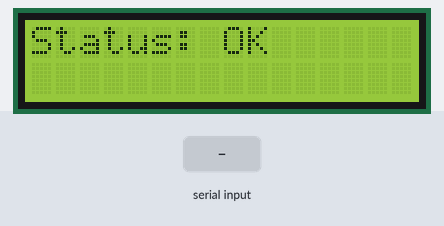
Simulated run of this sketch. Board: Arduino Uno, built with avr-gcc and run on an emulated ATmega328P. Parts: 16×2 character LCD. Inputs (shaded band) come from the test bench. What the sketch prints to the serial monitor is not drawn.

Above: at 1.2 s.
1.3 s: "1" received over Serial
At 2.4 s:
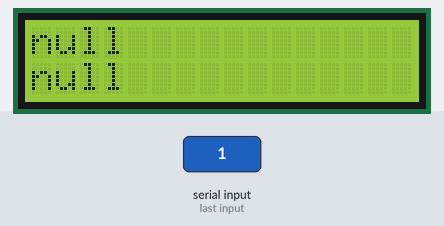
Timing chart, 0 to 4.3 s (numbered marks = the images above; inputs shaded):
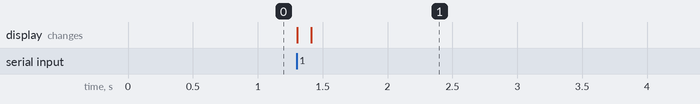

Measured:
- after the input at 1.3 s, the display: first changes at once (image 1 shows a later state)

The sketch:

arduino.ino
```cpp
#include <ArduinoJson.h>
#include <LiquidCrystal_I2C.h>

#define BYTES_LENGTH 60

StaticJsonDocument<BYTES_LENGTH> doc;
LiquidCrystal_I2C lcd(0x27, 16, 2);

void setup() {
  lcd.init();
  lcd.backlight();
  Serial.begin(9600);

  // initial status
  lcd.print("Status: OK");
  Serial.println("ready");
}

void loop() {
  if (Serial.available() > 0) {
    lcd.clear();
    delay(100);

    char bytes[BYTES_LENGTH + 1];
    int i = 0;

    while (Serial.available() > 0) {
      if (i < BYTES_LENGTH) {
        bytes[i++] = Serial.read();
        bytes[i] = '\0';
      }
    }

    deserializeJson(doc, bytes);

    String username = doc["username"];
    lcd.setCursor(0, 0);
    lcd.print(username);

    String message = doc["message"];
    lcd.setCursor(0, 1);
    lcd.print(message);
  }
}
```
